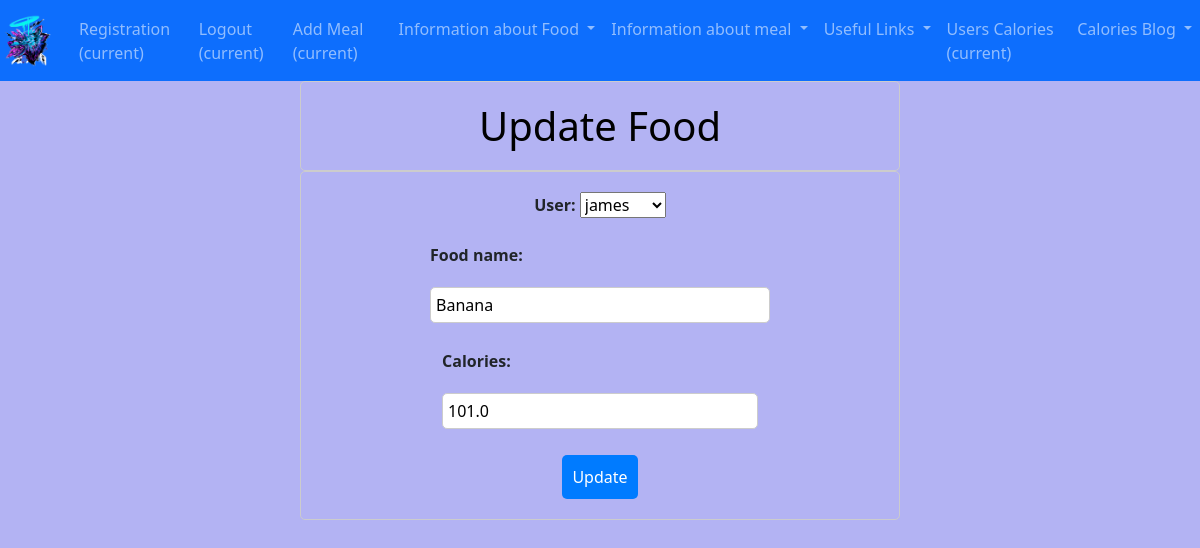
Page /food/update/1 (signed in) on the committed database.
### calories_counter/models.py (models this page shows, shortened)
class Food(models.Model):
    user = models.ForeignKey(settings.AUTH_USER_MODEL, on_delete=models.CASCADE)
    food_name = models.CharField(max_length=255)
    calories = models.FloatField()

### calories_counter/views.py (the view)
# urls.py: path('food/update/<int:pk>', views.FoodUpdate.as_view(), name='food_update'),
class FoodUpdate(LoginRequiredMixin, UpdateView):
    model = Food
    template_name = "calories_counter/food_update.html"
    fields = ["user", "food_name", "calories"]
    success_url = reverse_lazy('foods')

### calories_counter/templates/calories_counter/food_update.html (shortened to what this page needs)
{% extends 'base.html' %}
{% load static %}
{% block css_files %}
  <link rel="stylesheet" href="{% static 'calories_counter/food_create.css' %}">
{% endblock %}
{% block content %}
  <div id="user-add-food">
    <h1>Update Food</h1>
    <form method="post">
      {{ form.as_p }}
      <button type="submit">Update</button>
    </form>
  </div>
{% endblock %}

### static/styles.css (style rules this page uses)
h1 { color: black; }
body { background-color: #b3b3f3; }

### calories_counter/static/calories_counter/food_create.css (style rules this page uses)
form, h1 { display: flex; flex-direction: column; align-items: center; width: 50%; margin: 0 auto; padding: 20px; border: 1px solid #ccc; border-radius: 5px; }
input[type="text"], input[type="number"] { padding: 5px; border-radius: 5px; border: 1px solid #ccc; margin: 10px 0; width: 100%; }
label { font-weight: bold; margin-bottom: 10px; }
button { padding: 10px; border-radius: 5px; border: none; background-color: #007bff; color: #fff; cursor: pointer; }

### rows in the picture
Food: user "james", food_name "Banana", calories "101.0"
